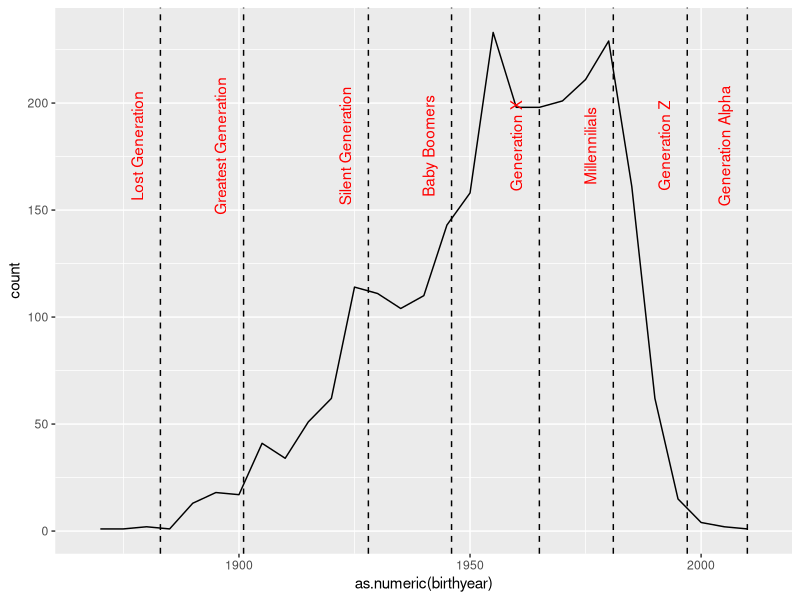

R code for this plot:
library(tidyverse)
library(ggplot2)

data <- read_csv('jazz_birthyears.csv') |>
  filter(birthyear >= 1700)
generations <- read_csv('generations.csv')

#not necessary right now, but might be for other plots
musicians_per_year <- data |>
  transform(birthyear = as.numeric(birthyear)) |>
  group_by(birthyear) |>
  summarise(n = n()) |>
  filter(birthyear >= 1700)

ggplot(data = generations) +
  aes(x = as.numeric(birthyear)) +
  geom_line(stat = "bin", binwidth = 5, data = data) +
  geom_vline(aes(xintercept = start_date), linetype = 'dashed') +
  geom_text(aes(x= start_date - 5, label= generation), y=180, colour="red", angle=90)
  
  
 # for(i in 1:ncol(generations)) {
  #  geom_vline(xintercept = 'start_date') + 
   # geom_text(aes(x= int('start_date'), label= 'generation', y=9), colour="red", angle=90) 
#  } 
